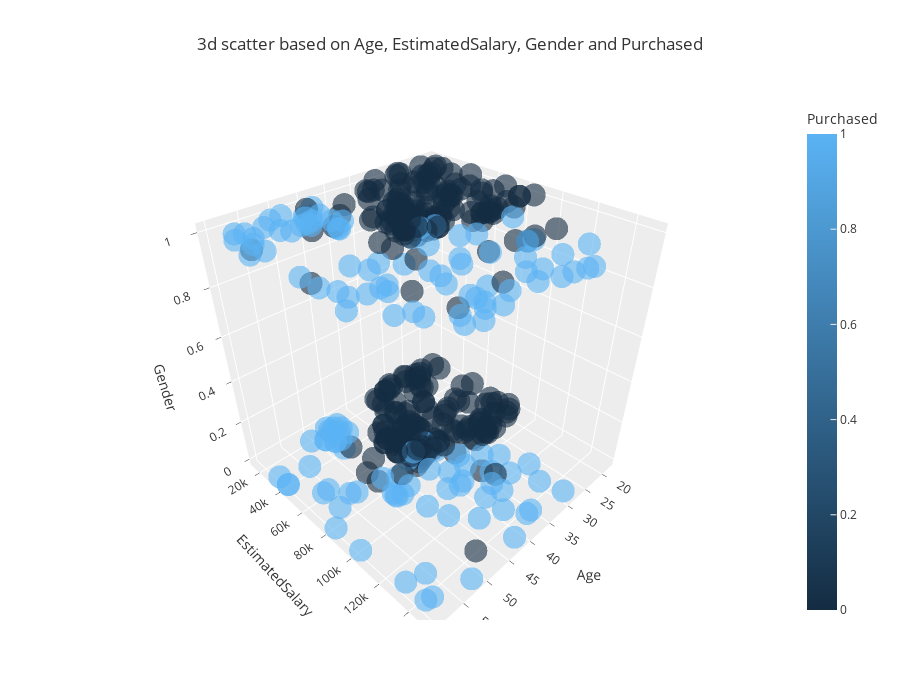

The cell this chart's notebook holds for it:
### Code cell
fig = px.scatter_3d(
        data_frame=df,
        x='Age',
        y='EstimatedSalary',
        z='Gender',
        color='Purchased',
        template='ggplot2',
        opacity=0.6,
        height=700,
        title=f'3d scatter based on Age, EstimatedSalary, Gender and Purchased'
)

pio.show(fig)

### Figure 1 — Plotly figure (JSON) as saved in the notebook; plotly's stock layout.template omitted (floating-point values rounded to 4 significant figures; data arrays with more than 128 entries replaced by an {"elided": "..."} marker saying what was removed)
{"data": [{"hovertemplate": "Age=%{x}<br>EstimatedSalary=%{y}<br>Gender=%{z}<br>Purchased=%{marker.color}<extra></extra>", "legendgroup": "", "marker": {"color": {"elided": "400 int values"}, "coloraxis": "coloraxis", "opacity": 0.6, "symbol": "circle"}, "mode": "markers", "name": "", "scene": "scene", "showlegend": false, "type": "scatter3d", "x": {"elided": "400 int values"}, "y": {"elided": "400 int values"}, "z": {"elided": "400 int values"}}], "layout": {"coloraxis": {"colorbar": {"title": {"text": "Purchased"}}, "colorscale": [[0, "rgb(20,44,66)"], [1, "rgb(90,179,244)"]]}, "height": 700, "legend": {"tracegroupgap": 0}, "scene": {"domain": {"x": [0, 1], "y": [0, 1]}, "xaxis": {"title": {"text": "Age"}}, "yaxis": {"title": {"text": "EstimatedSalary"}}, "zaxis": {"title": {"text": "Gender"}}}, "title": {"text": "3d scatter based on Age, EstimatedSalary, Gender and Purchased"}}}
